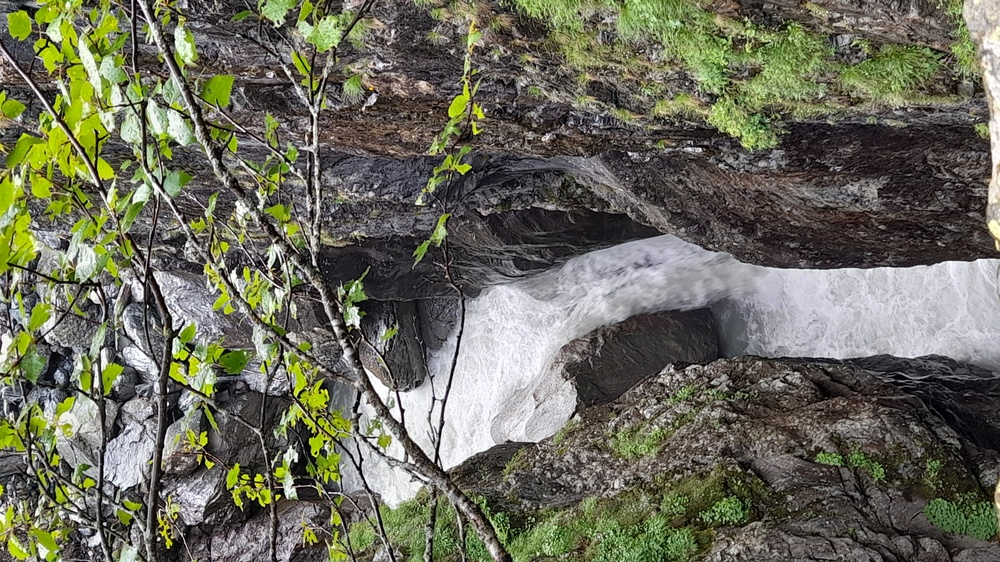
#> input picture water.jpg, 1000 x 562 px, shrunk from 4000 x 2250 before the run
$ python blur.py
#> lines starting #> are read from the running program, lines starting #| are printed output that depends on the picture
#> further down, img is the input picture: PIL image 1000x562 RGB; mean R, G, B 107.6, 108.1, 91.9
import numpy as np
import matplotlib.pyplot as plt
from PIL import Image
import scipy

def blur(img_array, weights_array, color='RGB'):
    #функция умеет обрабатывать фотографии RGB или фото с одним цветом, параметр по умолчанию фотография RGB.
#> called with weights_array = array of shape (19, 17), color = 'RGB'
    weights_array_norm = weights_array.astype('float')
    img_array_blur = img_array.astype('float')
    weights_array_norm /= weights_array_norm.sum()
    if color != 'RGB':
        img_array_blur = scipy.ndimage.convolve(img_array_blur, weights_array_norm)
    else:
        for k in range(0, 3):
            img_array_blur_col = [[i[k] for i in j] for j in img_array_blur]
            img_array_blur_col = scipy.ndimage.convolve(img_array_blur_col, weights_array_norm)
            for j in range(0, img_array_blur_col.shape[0]):
                for i in range(0, img_array_blur_col.shape[1]):
                    img_array_blur[j, i, k] = img_array_blur_col[j, i]
#> this loop made 3 passes
#> pass 1, in blur, `img_array_blur_col = scipy.ndimage.convolve(img_array_blur_col, weight..`:
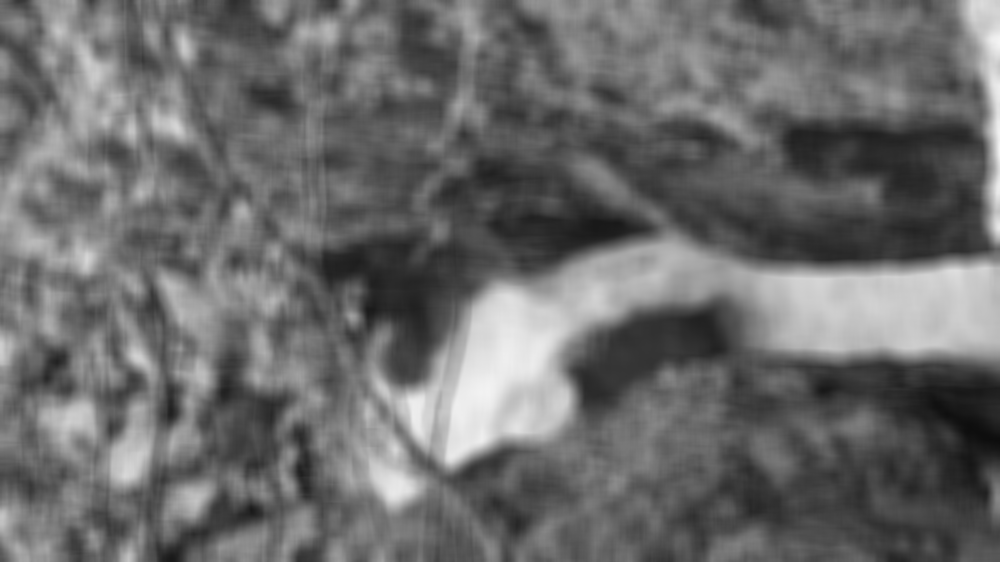
#> img_array_blur_col: shape (562, 1000) float64; min 13.59, max 243.7, mean 107.6
#> pass 2, in blur, `img_array_blur_col = scipy.ndimage.convolve(img_array_blur_col, weight..`:
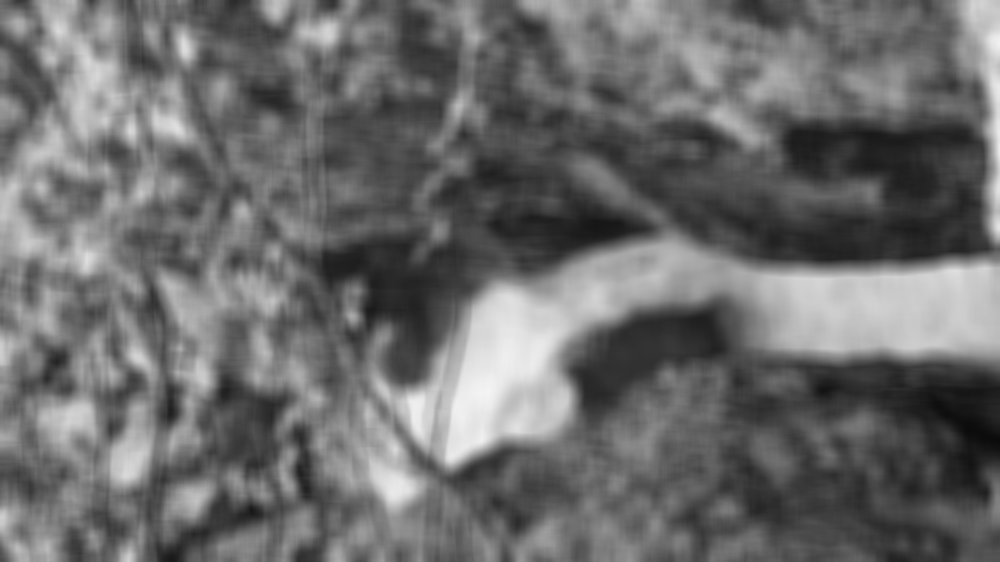
#> img_array_blur_col: shape (562, 1000) float64; min 11.34, max 243.7, mean 108.1
#> pass 3, in blur, `img_array_blur_col = scipy.ndimage.convolve(img_array_blur_col, weight..`:
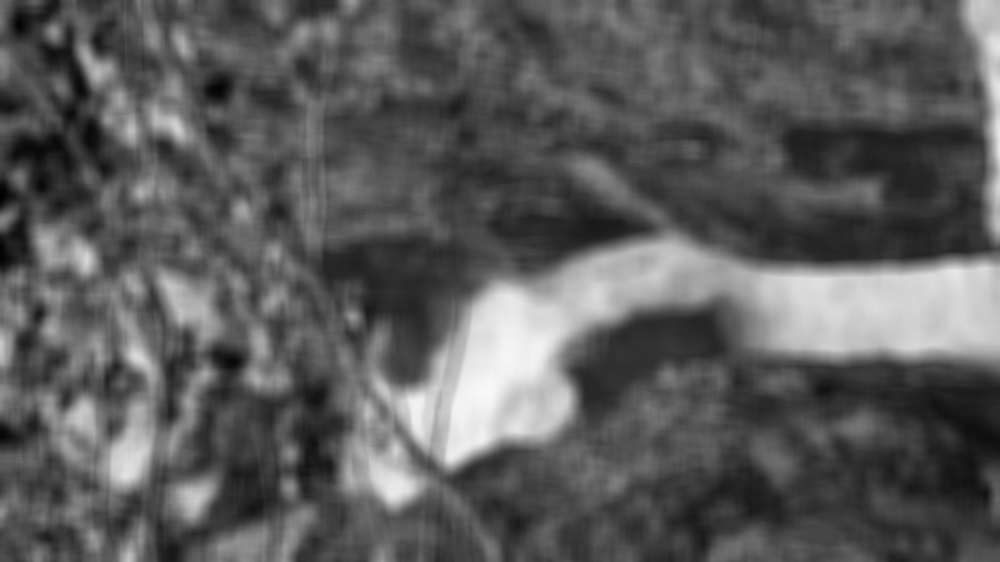
#> img_array_blur_col: shape (562, 1000) float64; min 1.32, max 249.2, mean 91.9
#> after the loop:
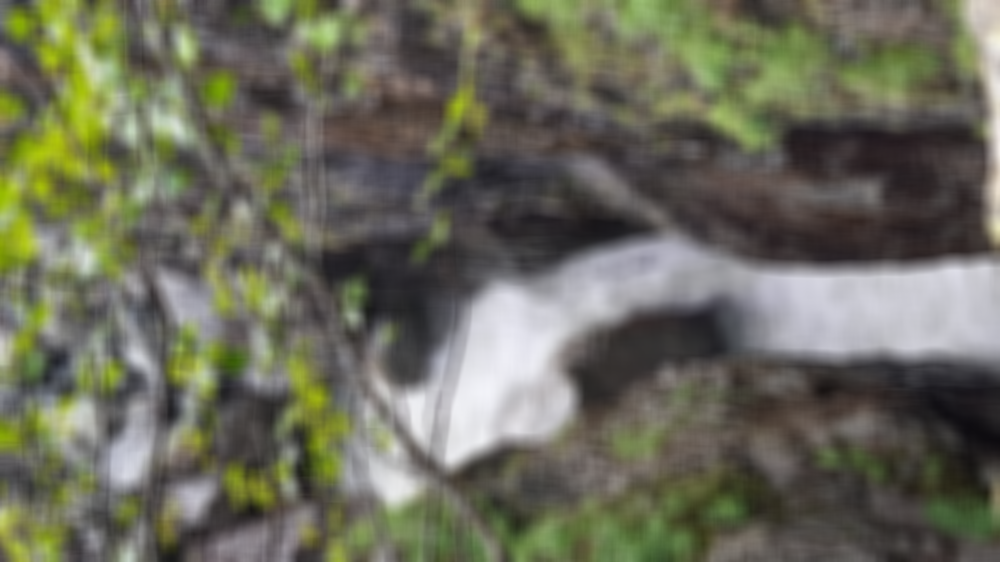
#> img_array_blur: shape (562, 1000, 3) float64; mean R, G, B 107.6, 108.1, 91.9
    img_array_blur[img_array_blur > 255] = 255
    img_array_blur = img_array_blur.astype('uint8')
    return img_array_blur


#Вызов:
img = Image.open('water.jpg')
img_arr = np.array(img)
#усреднение для получения серого цвета
#img_arr = img_arr.mean(axis=2)

weights_arr = np.array([[1, 1, 1, 1, 1, 1, 1, 1, 1, 1, 1, 1, 1, 1, 1, 1, 1], [1, 1, 1, 1, 1, 1, 1, 1, 1, 1, 1, 1, 1, 1, 1, 1, 1], [1, 1, 1, 1, 1, 1, 1, 1, 1, 1, 1, 1, 1, 1, 1, 1, 1], [1, 1, 1, 1, 1, 1, 1, 1, 1, 1, 1, 1, 1, 1, 1, 1, 1], [1, 1, 1, 1, 1, 1, 1, 1, 1, 1, 1, 1, 1, 1, 1, 1, 1], [1, 1, 1, 1, 1, 1, 1, 1, 1, 1, 1, 1, 1, 1, 1, 1, 1], [1, 1, 1, 1, 1, 1, 1, 1, 1, 1, 1, 1, 1, 1, 1, 1, 1], [1, 1, 1, 1, 1, 1, 1, 1, 1, 1, 1, 1, 1, 1, 1, 1, 1], [1, 1, 1, 1, 1, 1, 1, 1, 1, 1, 1, 1, 1, 1, 1, 1, 1], [1, 1, 1, 1, 1, 1, 1, 1, 1, 1, 1, 1, 1, 1, 1, 1, 1], [1, 1, 1, 1, 1, 1, 1, 1, 1, 1, 1, 1, 1, 1, 1, 1, 1], [1, 1, 1, 1, 1, 1, 1, 1, 1, 1, 1, 1, 1, 1, 1, 1, 1], [1, 1, 1, 1, 1, 1, 1, 1, 1, 1, 1, 1, 1, 1, 1, 1, 1], [1, 1, 1, 1, 1, 1, 1, 1, 1, 1, 1, 1, 1, 1, 1, 1, 1], [1, 1, 1, 1, 1, 1, 1, 1, 1, 1, 1, 1, 1, 1, 1, 1, 1], [1, 1, 1, 1, 1, 1, 1, 1, 1, 1, 1, 1, 1, 1, 1, 1, 1], [1, 1, 1, 1, 1, 1, 1, 1, 1, 1, 1, 1, 1, 1, 1, 1, 1], [1, 1, 1, 1, 1, 1, 1, 1, 1, 1, 1, 1, 1, 1, 1, 1, 1], [1, 1, 1, 1, 1, 1, 1, 1, 1, 1, 1, 1, 1, 1, 1, 1, 1], ], dtype=float)
plt.imshow(blur(img_arr, weights_arr))
plt.show()
